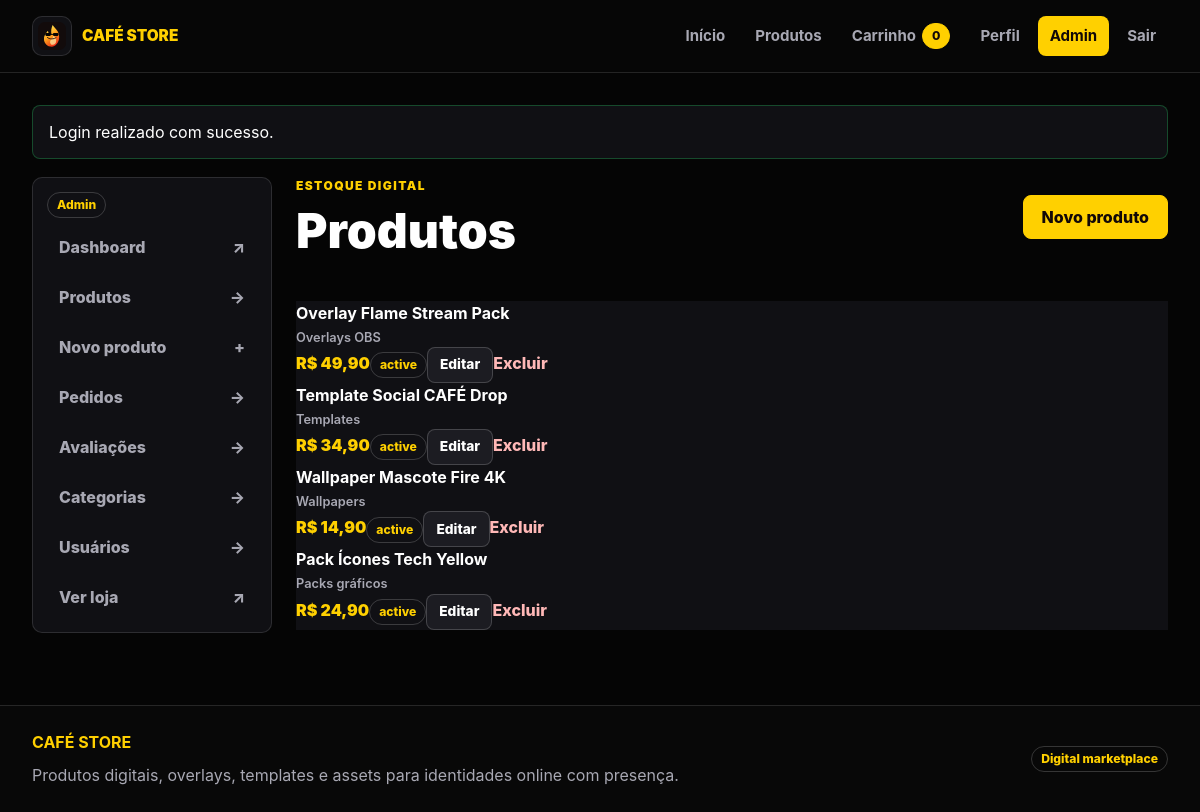
/admin/products.php (signed in), run on the app's committed database.
### tables this page shows
CREATE TABLE products (
  id INT UNSIGNED AUTO_INCREMENT PRIMARY KEY,
  name VARCHAR(160) NOT NULL,
  slug VARCHAR(180) NOT NULL UNIQUE,
  description TEXT,
  short_description VARCHAR(255) NULL,
  price DECIMAL(10,2) NOT NULL DEFAULT 0.00,
  old_price DECIMAL(10,2) NULL,
  category_id INT UNSIGNED NULL,
  stock INT UNSIGNED NOT NULL DEFAULT 0,
  is_digital TINYINT(1) NOT NULL DEFAULT 1,
  image_url VARCHAR(500) NULL,
  main_image_url VARCHAR(500) NULL,
  type VARCHAR(40) NOT NULL DEFAULT 'digital',
  status VARCHAR(40) NOT NULL DEFAULT 'active',
  created_at TIMESTAMP DEFAULT CURRENT_TIMESTAMP,
  updated_at TIMESTAMP NULL DEFAULT NULL ON UPDATE CURRENT_TIMESTAMP,
  CONSTRAINT fk_products_category FOREIGN KEY (category_id) REFERENCES categories(id) ON DELETE SET NULL
);

CREATE TABLE categories (
  id INT UNSIGNED AUTO_INCREMENT PRIMARY KEY,
  name VARCHAR(120) NOT NULL,
  slug VARCHAR(140) NOT NULL UNIQUE,
  created_at TIMESTAMP DEFAULT CURRENT_TIMESTAMP,
  updated_at TIMESTAMP NULL DEFAULT NULL ON UPDATE CURRENT_TIMESTAMP
);

### config/helpers.php (called while the page is built, shortened)
<?php
function db() {
    static $pdo = null;
    if ($pdo === null) {
        $host = 'db';
        $db   = 'cafe_store';
        $user = 'root';
        $pass = 'root123';
        $charset = 'utf8mb4';
        $dsn = "mysql:host={$host};dbname={$db};charset={$charset}";
        $options = [
            PDO::ATTR_ERRMODE            => PDO::ERRMODE_EXCEPTION,
            PDO::ATTR_DEFAULT_FETCH_MODE => PDO::FETCH_ASSOC,
            PDO::ATTR_EMULATE_PREPARES   => false,
        ];
        try {
            $pdo = new PDO($dsn, $user, $pass, $options);
        } catch (PDOException $e) {
            error_log("Erro de conexão PDO: " . $e->getMessage());
            die("Erro ao conectar com o banco de dados.");
        }
    }
    return $pdo;
}
function url($path = '') {
    return rtrim(BASE_URL, '/') . '/' . ltrim($path, '/');
}
function e($string) {
    return htmlspecialchars($string ?? '', ENT_QUOTES, 'UTF-8');
}
function money($value) {
    return 'R$ ' . number_format((float) $value, 2, ',', '.');
}

### admin/products.php (the view, shortened to what this page needs)
<?php
require_once __DIR__ . '/../config/helpers.php';
$products = db()->query('SELECT p.*, c.name AS category_name FROM products p LEFT JOIN categories c ON c.id = p.category_id ORDER BY p.created_at DESC')->fetchAll();
include __DIR__ . '/../includes/header.php';
?>
<div class="admin-layout">
    <?php include __DIR__ . '/../includes/sidebar-admin.php'; ?>
    <section class="admin-content">
        <div class="section-head compact">
            <div>
                <p class="eyebrow">estoque digital</p>
                <h1>Produtos</h1>
            </div>
            <a class="btn primary" href="<?= url('admin/product-create.php') ?>">Novo produto</a>
        </div>
        <div class="table admin-table">
            <?php foreach ($products as $product): ?>
                <div class="table-row products-row">
                    <span class="min-w-[220px] font-bold"><?= e($product['name']) ?> <small><?= e($product['category_name'] ?? 'Sem categoria') ?></small></span>
                    <strong class="product-price"><?= money((float) $product['price']) ?></strong>
                    <span class="status-badge <?= $product['status'] === 'active' ? '' : 'orange' ?>"><?= e($product['status']) ?></span>
                    <a class="btn small ghost" href="<?= url('admin/product-edit.php?id=' . (int) $product['id']) ?>">Editar</a>
                    <a class="link-danger" href="<?= url('admin/product-delete.php?id=' . (int) $product['id']) ?>">Excluir</a>
                </div>
            <?php endforeach; ?>
        </div>
    </section>
</div>
<?php include __DIR__ . '/../includes/footer.php'; ?>

### assets/css/style.css (style rules this page uses)
:root { --black: #070707; --surface: #101014; --surface-soft: #15151a; --surface-muted: #1c1c22; --red: #ff3c38; --orange: #ff7a00; --yellow: #ffd000; --white: #ffffff; --text: #f7f7f8; --muted: #a8a8b3; --border: rgba(255,255,255,.12); --border-strong: rgba(255,255,255,.18); --radius: 10px; --container: 1280px; --header-height: 72px; --ease: cubic-bezier(.22, .61, .36, 1); }
* { box-sizing: border-box; }
html { scroll-behavior: smooth; }
body { margin: 0; min-height: 100vh; color: var(--text); font-family: Inter, ui-sans-serif, system-ui, -apple-system, BlinkMacSystemFont, "Segoe UI", sans-serif; background: var(--black); overflow-x: hidden; }
a { color: inherit; text-decoration: none; }
button, a, input, select, textarea { transition: color .18s var(--ease), background .18s var(--ease), border-color .18s var(--ease), opacity .18s var(--ease); }
.glass-card, .admin-card, .product-card, .panel, .summary, .auth-card, .metric, .cart-item, .detail-media, .detail-copy, .admin-sidebar, .table-row, .filters, .benefit-card, .payment-card { border: 1px solid var(--border); border-radius: var(--radius); background: var(--surface); box-shadow: none; }
.btn, .btn-primary, .btn-secondary, button.btn { display: inline-flex; align-items: center; justify-content: center; gap: 8px; min-height: 44px; padding: 0 18px; border-radius: 8px; border: 1px solid var(--border-strong); cursor: pointer; font-weight: 850; line-height: 1; white-space: nowrap; }
.btn-primary, .btn.primary, .glow-button { border-color: var(--yellow); color: #120807; background: var(--yellow); }
.btn-secondary, .btn.ghost, .btn:not(.primary):not(.danger) { color: var(--white); background: var(--surface-muted); }
.btn.small { min-height: 36px; padding-inline: 12px; border-radius: 8px; font-size: .86rem; }
.badge, .pill, .status-badge { display: inline-flex; align-items: center; justify-content: center; width: fit-content; min-height: 26px; padding: 4px 9px; border: 1px solid var(--border-strong); border-radius: 999px; color: var(--yellow); background: transparent; font-size: .76rem; font-weight: 800; line-height: 1; }
.eyebrow { margin: 0 0 10px; color: var(--yellow); text-transform: uppercase; font-size: .75rem; letter-spacing: .12em; font-weight: 900; }
.section-head { display: flex; align-items: flex-end; justify-content: space-between; gap: 24px; margin: 56px 0 24px; }
.section-head:first-child { margin-top: 0; }
.section-head h1, .section-head h2, .admin-content > h1 { margin: 0; font-size: clamp(2rem, 4vw, 3.4rem); line-height: 1.08; font-weight: 950; letter-spacing: 0; }
.section-head.compact { align-items: center; margin-top: 0; }
.product-price, .price { color: var(--yellow); font-weight: 950; }
.link-danger { border: 0; color: #ffb8b7; background: transparent; cursor: pointer; font-weight: 800; }
.admin-layout { display: grid; grid-template-columns: 240px minmax(0, 1fr); gap: 24px; align-items: start; }
.admin-content { min-width: 0; display: grid; gap: 20px; }
.table { display: grid; gap: 12px; min-width: 0; }
.table-row { display: grid; grid-template-columns: minmax(220px, 1.2fr) repeat(4, minmax(96px, auto)); align-items: center; gap: 14px; padding: 14px; min-width: 0; }
.products-row { grid-template-columns: minmax(220px, 1.4fr) 120px 110px 90px 80px; }
.table-row small { display: block; margin-top: 3px; color: var(--muted); font-weight: 600; }
.font-bold { font-weight: 800; }
.min-w-\[220px\] { min-width: 220px; }

### data on the page
products: name "Overlay Flame Stream Pack", category.name "Overlays OBS", price "R$ 49,90", status "active"
products: name "Template Social CAFÉ Drop", category.name "Templates", price "R$ 34,90", status "active"
products: name "Wallpaper Mascote Fire 4K", category.name "Wallpapers", price "R$ 14,90", status "active"
products: name "Pack Ícones Tech Yellow", category.name "Packs gráficos", price "R$ 24,90", status "active"

### other printed values
cart_count() "0"
$flash['message'] "Login realizado com sucesso."
